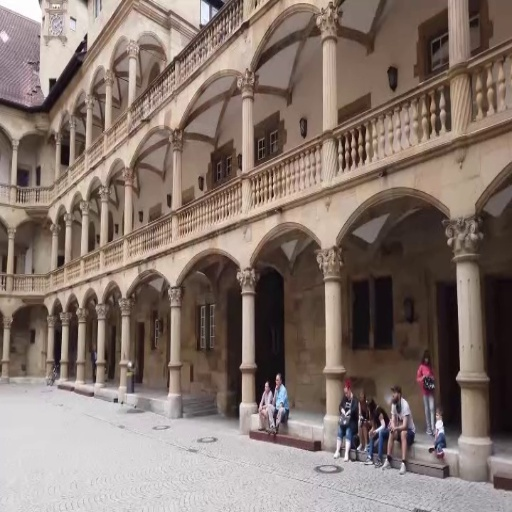
#> input picture dataset/image33.jpg, 512 x 512 px
$ python ffinal1.py
#> lines starting #> are read from the running program, lines starting #| are printed output that depends on the picture; after the words box and inside, x2 and y2 are one past the last pixel; in counts of white or black regions, pixels touching at a corner belong together
import cv2
import numpy as np
import matplotlib.pyplot as plt
from skimage.metrics import structural_similarity as ssim_func


# =============================================================
# UTILITY: Largest interior rectangle crop (no black borders)
# =============================================================
def largest_interior_rectangle(mask):
    h, w = mask.shape
    heights = np.zeros(w, dtype=np.int32)
    best = (0, 0, 0, 0)
    best_area = 0
    for row in range(h):
        for col in range(w):
            heights[col] = heights[col] + 1 if mask[row, col] else 0
        stack = []
        for col in range(w + 1):
            current_h = heights[col] if col < w else 0
            start = col
            while stack and stack[-1][1] > current_h:
                s_col, s_h = stack.pop()
                area = s_h * (col - s_col)
                if area > best_area:
                    best_area = area
                    best = (s_col, row - s_h + 1, col - s_col, s_h)
                start = s_col
            stack.append((start, current_h))
    return best

def crop_to_content(panorama):
    combined_mask = (cv2.cvtColor(panorama, cv2.COLOR_BGR2GRAY) > 0)
    x, y, w, h = largest_interior_rectangle(combined_mask)
    if w > 0 and h > 0:
        return panorama[y:y+h, x:x+w]
    contours, _ = cv2.findContours(
        combined_mask.astype(np.uint8), cv2.RETR_EXTERNAL, cv2.CHAIN_APPROX_SIMPLE)
    bx, by, bw, bh = cv2.boundingRect(max(contours, key=cv2.contourArea))
    return panorama[by:by+bh, bx:bx+bw]


# =============================================================
# CLAHE Preprocessing — better contrast for SIFT
# =============================================================
def apply_clahe(image):
    clahe = cv2.createCLAHE(clipLimit=2.0, tileGridSize=(8, 8))
    lab = cv2.cvtColor(image, cv2.COLOR_BGR2LAB)
    lab[:, :, 0] = clahe.apply(lab[:, :, 0])
    return cv2.cvtColor(lab, cv2.COLOR_LAB2BGR)


# =============================================================
# Exposure Compensation — match brightness in overlap
# =============================================================
def exposure_compensate(img1, img2, mask1, mask2):
    overlap = mask1 & mask2
    if not np.any(overlap):
        return img1, img2
    img1_f = img1.astype(np.float32)
    img2_f = img2.astype(np.float32)
    for c in range(3):
        mean1 = np.mean(img1_f[:, :, c][overlap])
        mean2 = np.mean(img2_f[:, :, c][overlap])
        if mean1 > 0:
            img1_f[:, :, c] *= (mean2 / mean1)
    return np.clip(img1_f, 0, 255).astype(np.uint8), img2


# =============================================================
# BLENDING METHOD 1: Alpha Blending — Paper Equation (6)
# I = α*I1 + (1-α)*I2,  α = 0.5
# =============================================================
def alpha_blend(warped_img1, warped_img2, mask1, mask2):
    alpha   = 0.5
    overlap = mask1 & mask2
    panorama = warped_img1.copy()
    panorama[~mask1] = warped_img2[~mask1]
    panorama[overlap] = (
        warped_img1[overlap] * alpha +
        warped_img2[overlap] * (1 - alpha)
    ).astype(np.uint8)
    return panorama


# =============================================================
# BLENDING METHOD 2: Feathered Blending (smooth gradient)
# =============================================================
def feathered_blend(warped_img1, warped_img2, mask1, mask2):
    overlap = mask1 & mask2
    dist1   = cv2.distanceTransform(mask1.astype(np.uint8), cv2.DIST_L2, 5)
    dist2   = cv2.distanceTransform(mask2.astype(np.uint8), cv2.DIST_L2, 5)
    total   = dist1 + dist2
    total[total == 0] = 1
    alpha   = dist1 / total
    panorama = np.zeros_like(warped_img1, dtype=np.float32)
    panorama[mask1 & ~mask2] = warped_img1[mask1 & ~mask2]
    panorama[mask2 & ~mask1] = warped_img2[mask2 & ~mask1]
    for c in range(3):
        a = alpha[overlap]
        panorama[overlap, c] = (warped_img1[overlap, c] * a +
                                warped_img2[overlap, c] * (1 - a))
    return panorama.astype(np.uint8)


# =============================================================
# SECTION 5: PERFORMANCE EVALUATION METRICS
# KEY FIX: Metrics computed on OVERLAP REGION ONLY
# (matches paper methodology — compares aligned pixels only)
# =============================================================
def evaluate_metrics_on_overlap(img2_orig, warped_img1, warped_img2,
                                  panorama_blended, H, tx, ty):
    """
    Correct metric computation:
    - Warp img2 into the panorama canvas space
    - Compare only the overlapping pixel region
    - This matches the paper's evaluation methodology
    """
    h2, w2 = img2_orig.shape[:2]
    canvas_h, canvas_w = panorama_blended.shape[:2]

    # Place img2 on canvas (same as during stitching)
    ref_canvas = np.zeros((canvas_h, canvas_w, 3), dtype=np.uint8)
    ref_canvas[ty:h2+ty, tx:w2+tx] = img2_orig

    # Find overlap: pixels where BOTH warped_img1 and warped_img2 have content
    mask1 = cv2.cvtColor(warped_img1, cv2.COLOR_BGR2GRAY) > 0
    mask2 = cv2.cvtColor(warped_img2, cv2.COLOR_BGR2GRAY) > 0
    overlap = mask1 & mask2

    if not np.any(overlap):
        print("Warning: No overlap found for metric computation!")
        return None

    # Extract overlap pixels from blended result and reference
    blend_pixels = panorama_blended[overlap].astype(np.float64)
    ref_pixels   = ref_canvas[overlap].astype(np.float64)

    # MSE & PSNR on overlap
    mse  = np.mean((blend_pixels - ref_pixels) ** 2)
    psnr = 10 * np.log10((255.0 ** 2) / mse) if mse > 0 else float('inf')
    rmse = np.sqrt(mse)

    # SSIM — use masked 2D patches
    blend_patch = panorama_blended.copy()
    ref_patch   = ref_canvas.copy()
    blend_patch[~overlap] = 0
    ref_patch[~overlap]   = 0

    g_blend = cv2.cvtColor(blend_patch, cv2.COLOR_BGR2GRAY)
    g_ref   = cv2.cvtColor(ref_patch,   cv2.COLOR_BGR2GRAY)
    ssim_val, _ = ssim_func(g_blend, g_ref, full=True)

    # UIQI on overlap
    b = blend_pixels
    r = ref_pixels
    uiqi_ch = []
    for c in range(3):
        x, y_  = b[:, c], r[:, c]
        mu_x, mu_y  = np.mean(x), np.mean(y_)
        sx2, sy2    = np.var(x), np.var(y_)
        sxy         = np.mean((x - mu_x) * (y_ - mu_y))
        denom       = (mu_x**2 + mu_y**2) * (sx2 + sy2)
        uiqi_ch.append((4 * mu_x * mu_y * sxy) / denom if denom != 0 else 1.0)
    uiqi = float(np.mean(uiqi_ch))

    return {"PSNR": psnr, "SSIM": ssim_val, "RMSE": rmse, "MSE": mse, "UIQI": uiqi}


# =============================================================
# SECTION 4.1 — PREPROCESSING: Load & CLAHE
# =============================================================
img1_orig = cv2.imread("dataset/image33.jpg")
#> img1_orig is the input picture: shape (512, 512, 3); mean B, G, R 109.9, 117.8, 133.6
img2_orig = cv2.imread("dataset/image44.jpg")
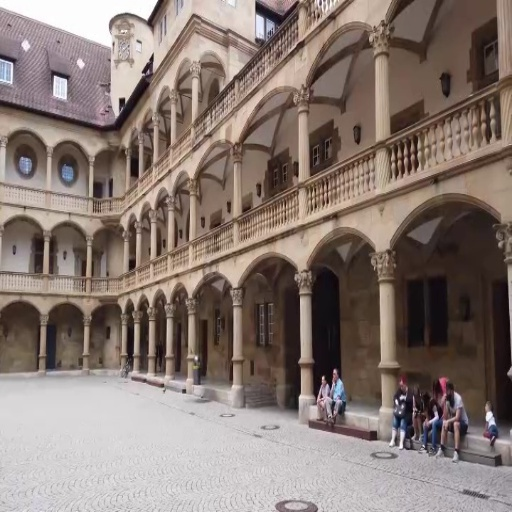
#> input picture dataset/image44.jpg, 512 x 512 px
#> img2_orig is the input picture: shape (512, 512, 3); mean B, G, R 114.7, 121.2, 135.5

if img1_orig is None or img2_orig is None:
    print("Error: Images not found! Check your paths.")
    exit()

# CLAHE for better feature detection
img1_clahe = apply_clahe(img1_orig)
#> in apply_clahe, `lab = cv2.cvtColor(image, cv2.COLOR_BGR2LAB)`: lab: shape (512, 512, 3); mean of channels 0, 1, 2 126.8, 133.1, 134.9
#> in apply_clahe, `lab[:, :, 0] = clahe.apply(lab[:, :, 0])`: lab: shape (512, 512, 3); mean of channels 0, 1, 2 133.8, 133.1, 134.9
img2_clahe = apply_clahe(img2_orig)
#> in apply_clahe (call 2), `lab = cv2.cvtColor(image, cv2.COLOR_BGR2LAB)`: lab: shape (512, 512, 3); mean of channels 0, 1, 2 129.8, 132.8, 133.9
#> in apply_clahe (call 2), `lab[:, :, 0] = clahe.apply(lab[:, :, 0])`: lab: shape (512, 512, 3); mean of channels 0, 1, 2 137.6, 132.8, 133.9

# Grayscale for SIFT (Paper Section 4.1)
gray1 = cv2.cvtColor(img1_clahe, cv2.COLOR_BGR2GRAY)
gray2 = cv2.cvtColor(img2_clahe, cv2.COLOR_BGR2GRAY)
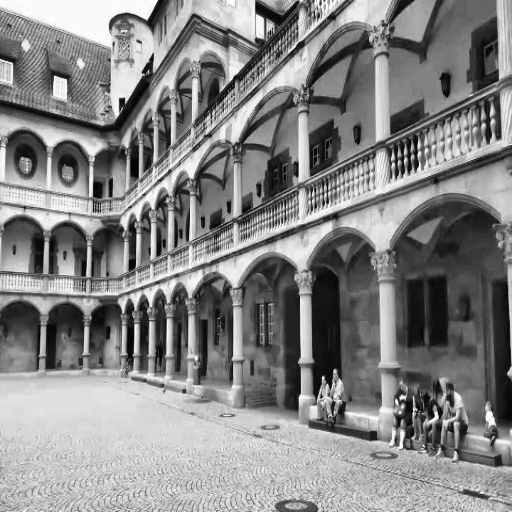
#> gray2: shape (512, 512); min 2, max 255, mean 133.1


# =============================================================
# SECTION 4.1 — FEATURE DETECTION: SIFT
# =============================================================
sift = cv2.SIFT_create(nfeatures=0, contrastThreshold=0.03, edgeThreshold=10)
kp1, des1 = sift.detectAndCompute(gray1, None)
#> kp1 = 2824 keypoints; strongest (x, y, size): (266, 384, 2.5), (43, 18, 2.2), (382, 422, 3.1), (278, 377, 2.9)
kp2, des2 = sift.detectAndCompute(gray2, None)
#> kp2 = 2782 keypoints; strongest (x, y, size): (323, 378, 2.1), (402, 397, 3.4), (335, 371, 2.7), (121, 101, 4.1)
print(f"Keypoints — Image 1: {len(kp1)}, Image 2: {len(kp2)}")
#| Keypoints — Image 1: 2824, Image 2: 2782


# =============================================================
# SECTION 4.2 — FEATURE MATCHING: BF Matcher + KNN
# threshold = 0.8 (Paper Section 4.2)
# =============================================================
bf = cv2.BFMatcher()
matches = bf.knnMatch(des1, des2, k=2)
#> matches = 2824 matches
good_matches = [m for m, n in matches if m.distance < 0.8 * n.distance]
#> good_matches = 1010 matches
print(f"Good matches (threshold=0.8): {len(good_matches)}")
#| Good matches (threshold=0.8): 1010

matched_img = cv2.drawMatches(img1_orig, kp1, img2_orig, kp2, good_matches, None, flags=2)
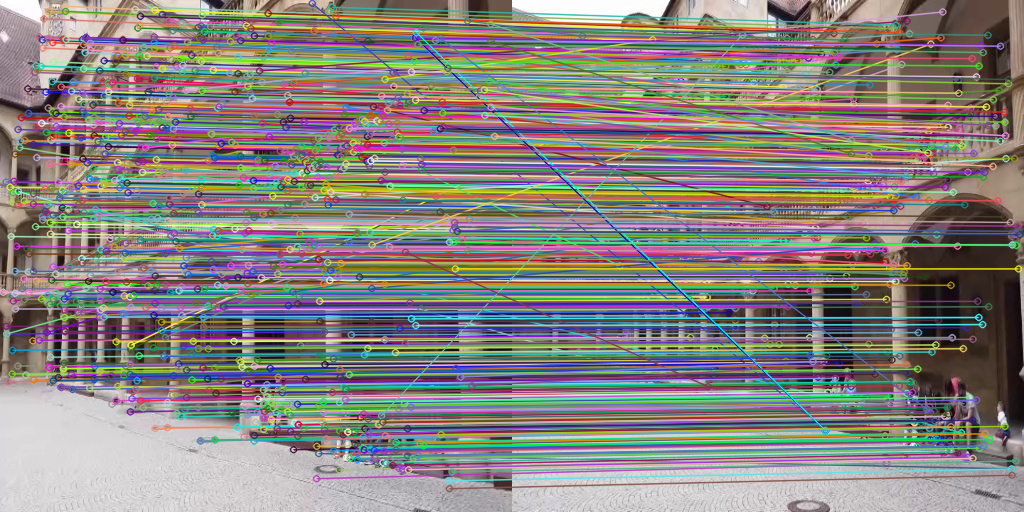
#> matched_img: shape (512, 1024, 3); mean B, G, R 127.3, 130.8, 135.4


# =============================================================
# SECTION 4.3 — RANSAC: Homography Estimation
# =============================================================
if len(good_matches) > 10:
    src_pts = np.float32([kp1[m.queryIdx].pt for m in good_matches]).reshape(-1,1,2)
#> src_pts = 1010 rows, first 8: [2.81, 291.8], [5.6, 181.5], [5.79, 325.9], [6.24, 333.5], [6.24, 333.5], [7.77, 381.4], [9.77, 186.6], [10.15, 296.2]
    dst_pts = np.float32([kp2[m.trainIdx].pt for m in good_matches]).reshape(-1,1,2)
#> dst_pts = 1010 rows, first 8: [83.19, 293.2], [84.09, 194.6], [85.64, 323.6], [86.28, 330], [91.16, 168.6], [88.26, 373.3], [87.93, 198.9], [89.35, 296.8]

    H, ransac_mask = cv2.findHomography(src_pts, dst_pts, cv2.RANSAC, 3.0,
                                         maxIters=2000, confidence=0.995)
#> H = [[0.876, 0.0209, 73.88], [-0.0488, 0.916, 28.94], [-0.000156, 4.02e-05, 1]]; ransac_mask = 1010 values, max 1 at index 0, min 0 at index 4, mean 0.793
    inliers = int(ransac_mask.sum())
#> inliers = 801
    print(f"RANSAC inliers: {inliers} / {len(good_matches)}")
#| RANSAC inliers: 801 / 1010


    # =============================================================
    # SECTION 4.4 — IMAGE WARPING: Perspective Warping
    # =============================================================
    h1, w1 = img1_orig.shape[:2]
#> h1 = 512; w1 = 512
    h2, w2 = img2_orig.shape[:2]
#> h2 = 512; w2 = 512

    corners1 = np.float32([[0,0],[0,h1],[w1,h1],[w1,0]]).reshape(-1,1,2)
#> corners1 = [[0, 0], [0, 512], [512, 512], [512, 0]]
    corners2 = np.float32([[0,0],[0,h2],[w2,h2],[w2,0]]).reshape(-1,1,2)
#> corners2 = [[0, 0], [0, 512], [512, 512], [512, 0]]

    warped_corners = cv2.perspectiveTransform(corners1, H)
#> warped_corners = [[73.88, 28.94], [82.88, 487.7], [566.5, 502.6], [567.5, 4.3]]
    all_corners    = np.concatenate((warped_corners, corners2), axis=0)
#> all_corners = [[73.88, 28.94], [82.88, 487.7], [566.5, 502.6], [567.5, 4.3], [0, 0], [0, 512], [512, 512], [512, 0]]

    [xmin, ymin] = np.int32(all_corners.min(axis=0).ravel())
#> xmin = 0; ymin = 0
    [xmax, ymax] = np.int32(all_corners.max(axis=0).ravel())
#> xmax = 567; ymax = 512

    tx, ty = -xmin, -ymin
#> tx = 0; ty = 0
    T = np.array([[1,0,tx],[0,1,ty],[0,0,1]])
#> T = [[1, 0, 0], [0, 1, 0], [0, 0, 1]]
    canvas_w, canvas_h = xmax - xmin, ymax - ymin
#> canvas_w = 567; canvas_h = 512

    # Warp original images (not CLAHE) for natural color output
    warped_img1 = cv2.warpPerspective(img1_orig, T @ H, (canvas_w, canvas_h))
    warped_img2 = np.zeros((canvas_h, canvas_w, 3), dtype=np.uint8)
    warped_img2[ty:h2+ty, tx:w2+tx] = img2_orig

    mask1 = cv2.cvtColor(warped_img1, cv2.COLOR_BGR2GRAY) > 0
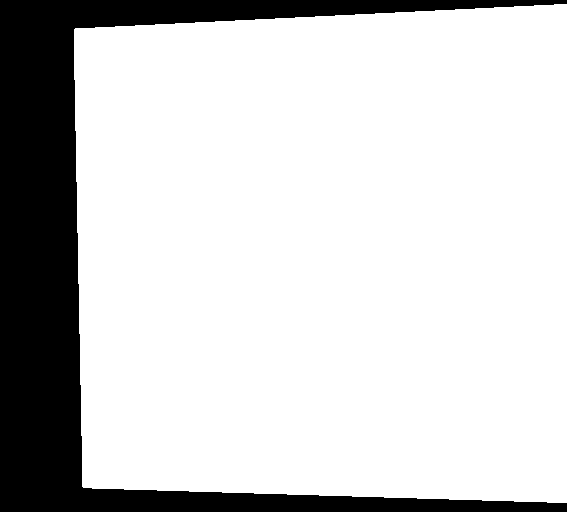
#> mask1: shape (512, 567) bool; 80.8% white; 1 black region, box (x1, y1, x2, y2) and area: (0, 0, 567, 512) 55837
    mask2 = cv2.cvtColor(warped_img2, cv2.COLOR_BGR2GRAY) > 0
#> mask2: shape (512, 567) bool; 90.3% white; 1 black region, box (x1, y1, x2, y2) and area: (512, 0, 567, 512) 28160

    # Exposure compensation
    warped_img1_ec, warped_img2_ec = exposure_compensate(
        warped_img1, warped_img2, mask1, mask2)
#> in exposure_compensate, `overlap = mask1 & mask2`: overlap: shape (512, 567) bool; 71.3% white; 1 black region, box (x1, y1, x2, y2) and area: (0, 0, 567, 512) 83179
#> the loop in exposure_compensate, `for c in range(3):` made 3 passes
#> (mean1, mean2) on passes 1 to 3: (111, 104.3), (118.8, 111.9), (134.7, 127.5)


    # =============================================================
    # SECTION 4.4 — BLENDING
    # =============================================================
    pano_alpha   = alpha_blend(warped_img1_ec, warped_img2_ec, mask1, mask2)
#> in alpha_blend, `panorama[~mask1] = warped_img2[~mask1]`: panorama: shape (512, 567, 3); mean B, G, R 110.5, 117.2, 131.6
    pano_feather = feathered_blend(warped_img1_ec, warped_img2_ec, mask1, mask2)
#> in feathered_blend, `total[total == 0] = 1`: total: shape (512, 567) float32; min 1, max 512, mean 314.3
#> in feathered_blend, `panorama[mask2 & ~mask1] = warped_img2[mask2 & ~mask1]`: panorama: shape (512, 567, 3) float32; mean B, G, R 36.5, 37.7, 41

    output_alpha   = crop_to_content(pano_alpha)
#> in crop_to_content, `combined_mask = (cv2.cvtColor(panorama, cv2.COLOR_BGR2GRAY) > 0)`: combined_mask: shape (512, 567) bool; 99.7% white; 2 black regions, box (x1, y1, x2, y2) and area: (512, 501, 567, 512) 532, (512, 0, 567, 7) 287
#> after the loop in largest_interior_rectangle, `for row in range(h):`: best = (0, 7, 567, 494); best_area = 280098; heights = 567 values, max 512 at index 0, min 0 at index 512, mean 462.3
#> in crop_to_content, `x, y, w, h = largest_interior_rectangle(combined_mask)`: x = 0; y = 7; w = 567; h = 494
#> in crop_to_content, `return panorama[y:y+h, x:x+w]`:
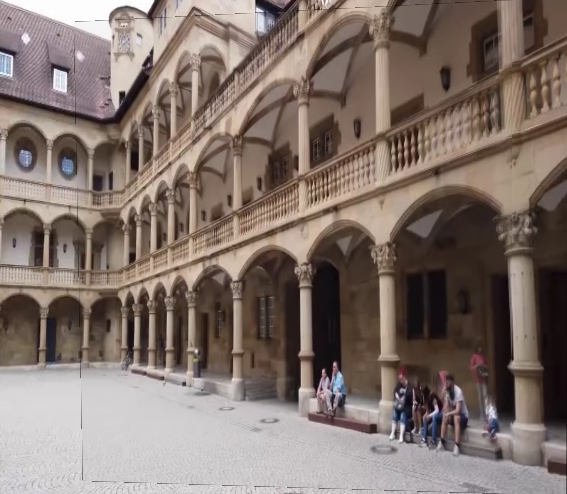
#> returned value: shape (494, 567, 3); mean of channels 0, 1, 2 108.6, 115.5, 130.1; drawn as B, G, R
    output_feather = crop_to_content(pano_feather)


    # =============================================================
    # SECTION 5 — METRICS (overlap region only — paper-correct)
    # =============================================================
    m_alpha = evaluate_metrics_on_overlap(
        img2_orig, warped_img1_ec, warped_img2_ec, pano_alpha, H, tx, ty)
#> in evaluate_metrics_on_overlap, `mask1 = cv2.cvtColor(warped_img1, cv2.COLOR_BGR2GRAY) > 0`: mask1: shape (512, 567) bool; 80.8% white; 1 black region, box (x1, y1, x2, y2) and area: (0, 0, 567, 512) 55838
#> in evaluate_metrics_on_overlap, `mse  = np.mean((blend_pixels - ref_pixels) ** 2)`: mse = 104.7
#> in evaluate_metrics_on_overlap, `psnr = 10 * np.log10((255.0 ** 2) / mse) if mse > 0 else float('inf')`: psnr = 27.93
#> in evaluate_metrics_on_overlap, `rmse = np.sqrt(mse)`: rmse = 10.23
#> in evaluate_metrics_on_overlap, `ref_patch[~overlap]   = 0`: ref_patch: shape (512, 567, 3); mean B, G, R 74.4, 79.9, 91
#> in evaluate_metrics_on_overlap, `g_ref   = cv2.cvtColor(ref_patch,   cv2.COLOR_BGR2GRAY)`:
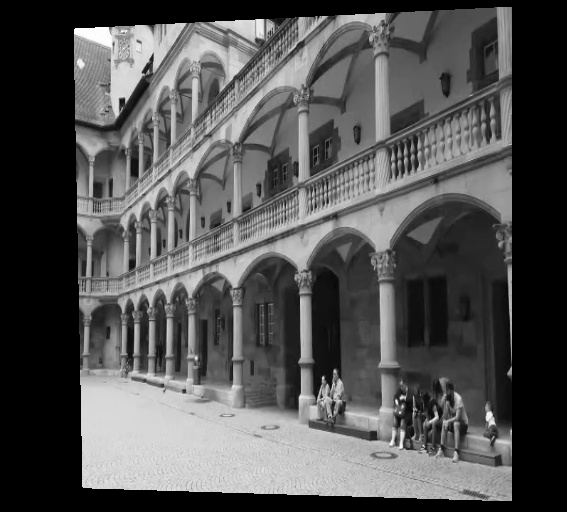
#> g_ref: shape (512, 567); min 0, max 255, mean 82.6
#> in evaluate_metrics_on_overlap, `ssim_val, _ = ssim_func(g_blend, g_ref, full=True)`: ssim_val = 0.938
#> the loop in evaluate_metrics_on_overlap, `for c in range(3):` made 3 passes
#> (mu_x, mu_y, sx2, sy2, sxy, denom) on passes 1 to 3: (103.7, 104.3, 3518, 3831.8, 3623.4, 158995273.5), (111.4, 111.9, 3404.7, 3711.8, 3506.9, 177551050.3), (127, 127.5, 3237.7, 3540, 3335.1, 219568060.7)
#> after the loop in evaluate_metrics_on_overlap, `for c in range(3):`: uiqi_ch = [0.986, 0.986, 0.984]
#> in evaluate_metrics_on_overlap, `uiqi = float(np.mean(uiqi_ch))`: uiqi = 0.985
#> m_alpha = {'PSNR': 27.93, 'SSIM': 0.938, 'RMSE': 10.23, 'MSE': 104.7, 'UIQI': 0.985}
    m_feather = evaluate_metrics_on_overlap(
        img2_orig, warped_img1_ec, warped_img2_ec, pano_feather, H, tx, ty)
#> the loop in evaluate_metrics_on_overlap (call 2), `for c in range(3):` made 3 passes
#> (mu_x, mu_y, sx2, sy2, sxy, denom) on passes 1 to 3: (104.4, 104.3, 3696.5, 3831.8, 3716.3, 163850356.4), (112, 111.9, 3570.6, 3711.8, 3593.3, 182664779.8), (127.7, 127.5, 3392.6, 3540, 3415.2, 225833310.9)
#> m_feather = {'PSNR': 28.22, 'SSIM': 0.949, 'RMSE': 9.89, 'MSE': 97.9, 'UIQI': 0.986}

    print("\n" + "="*65)
    print(f"{'METRIC':<10} {'Alpha Blend (Paper)':>24} {'Feathered Blend':>22}")
    print("="*65)
    print(f"{'PSNR(dB)':<10} {m_alpha['PSNR']:>24.2f} {m_feather['PSNR']:>22.2f}  ↑ higher=better")
#| PSNR(dB)                      27.93                  28.22  ↑ higher=better
    print(f"{'SSIM':<10} {m_alpha['SSIM']:>24.4f} {m_feather['SSIM']:>22.4f}  ↑ higher=better")
#| SSIM                         0.9382                 0.9490  ↑ higher=better
    print(f"{'RMSE':<10} {m_alpha['RMSE']:>24.2f} {m_feather['RMSE']:>22.2f}  ↓ lower=better")
#| RMSE                          10.23                   9.89  ↓ lower=better
    print(f"{'MSE':<10} {m_alpha['MSE']:>24.2f} {m_feather['MSE']:>22.2f}  ↓ lower=better")
#| MSE                          104.65                  97.90  ↓ lower=better
    print(f"{'UIQI':<10} {m_alpha['UIQI']:>24.4f} {m_feather['UIQI']:>22.4f}  ↑ higher=better")
#| UIQI                         0.9852                 0.9865  ↑ higher=better
    print("="*65)


    # =============================================================
    # DISPLAY — Paper Fig. 4 layout
    # =============================================================
    fig = plt.figure(figsize=(20, 12))

    plt.subplot(2, 3, 1)
    plt.imshow(cv2.cvtColor(img1_orig, cv2.COLOR_BGR2RGB))
    plt.title("(a) Input Image 1", fontsize=11)
    plt.axis('off')

    plt.subplot(2, 3, 2)
    plt.imshow(cv2.cvtColor(img2_orig, cv2.COLOR_BGR2RGB))
    plt.title("(b) Input Image 2", fontsize=11)
    plt.axis('off')

    plt.subplot(2, 3, 3)
    plt.imshow(cv2.cvtColor(matched_img, cv2.COLOR_BGR2RGB))
    plt.title(f"(c) Matching Feature Points\n"
              f"{len(good_matches)} matches  |  RANSAC inliers: {inliers}", fontsize=11)
    plt.axis('off')

    plt.subplot(2, 3, (4, 5))
    plt.imshow(cv2.cvtColor(output_alpha, cv2.COLOR_BGR2RGB))
    plt.title(
        f"(d) Alpha Blending — Paper Equation (6), α=0.5\n"
        f"PSNR={m_alpha['PSNR']:.2f}dB  |  SSIM={m_alpha['SSIM']:.4f}  |  "
        f"RMSE={m_alpha['RMSE']:.2f}  |  MSE={m_alpha['MSE']:.2f}  |  UIQI={m_alpha['UIQI']:.4f}",
        fontsize=10
    )
    plt.axis('off')

    plt.subplot(2, 3, 6)
    plt.imshow(cv2.cvtColor(output_feather, cv2.COLOR_BGR2RGB))
    plt.title(
        f"(e) Feathered Blending (Smooth Gradient)\n"
        f"PSNR={m_feather['PSNR']:.2f}dB  |  SSIM={m_feather['SSIM']:.4f}  |  "
        f"RMSE={m_feather['RMSE']:.2f}  |  MSE={m_feather['MSE']:.2f}  |  UIQI={m_feather['UIQI']:.4f}",
        fontsize=10
    )
    plt.axis('off')

    plt.suptitle("Panoramic Image Stitching — Metrics on Overlap Region (Paper-Correct)",
                 fontsize=13, fontweight='bold')
    plt.tight_layout()
    plt.savefig("panorama_optimized.png", dpi=150, bbox_inches='tight')
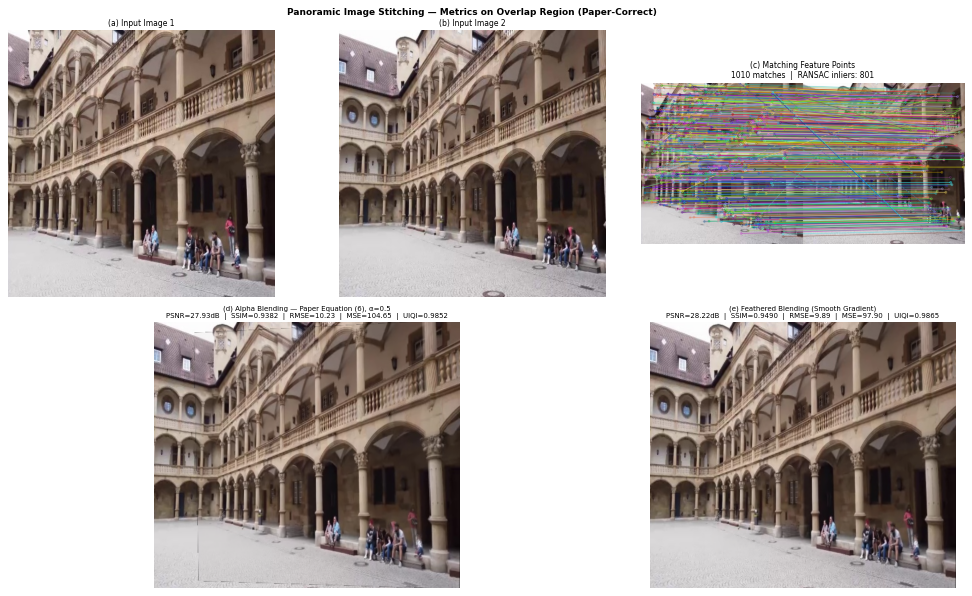
#> figure drawn by matplotlib, 5 panels
    plt.show()
    print("\nSaved: panorama_optimized.png")

else:
    print("Not enough matches found to stitch!")
